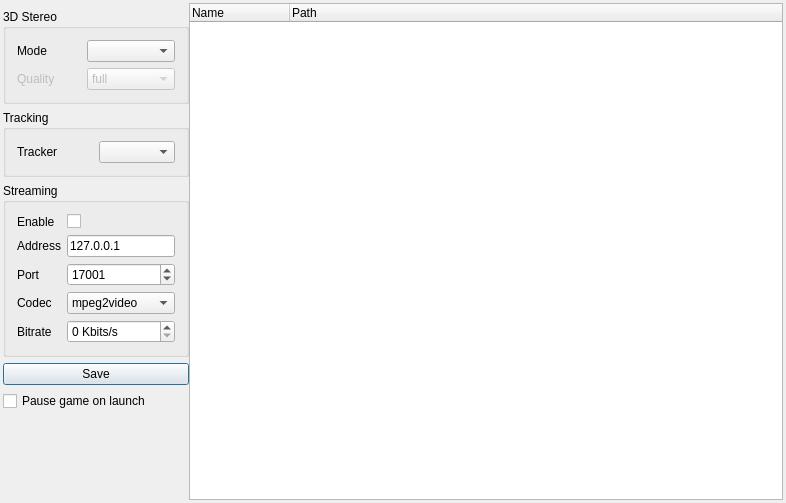
<?xml version="1.0" encoding="UTF-8"?>
<ui version="4.0">
 <class>cMainWindow</class>
 <widget class="QMainWindow" name="cMainWindow">
  <property name="geometry">
   <rect>
    <x>0</x>
    <y>0</y>
    <width>786</width>
    <height>503</height>
   </rect>
  </property>
  <property name="windowTitle">
   <string>VireIO Perception</string>
  </property>
  <widget class="QWidget" name="centralWidget">
   <layout class="QGridLayout" name="gridLayout" columnstretch="0,1">
    <property name="leftMargin">
     <number>3</number>
    </property>
    <property name="topMargin">
     <number>3</number>
    </property>
    <property name="rightMargin">
     <number>3</number>
    </property>
    <property name="bottomMargin">
     <number>3</number>
    </property>
    <property name="horizontalSpacing">
     <number>0</number>
    </property>
    <item row="7" column="0">
     <widget class="QLabel" name="info">
      <property name="text">
       <string/>
      </property>
     </widget>
    </item>
    <item row="6" column="0">
     <spacer name="verticalSpacer">
      <property name="orientation">
       <enum>Qt::Vertical</enum>
      </property>
      <property name="sizeHint" stdset="0">
       <size>
        <width>20</width>
        <height>40</height>
       </size>
      </property>
     </spacer>
    </item>
    <item row="1" column="0">
     <widget class="QGroupBox" name="groupBox_3">
      <property name="title">
       <string>3D Stereo</string>
      </property>
      <property name="flat">
       <bool>true</bool>
      </property>
      <layout class="QGridLayout" name="gridLayout_4">
       <item row="0" column="1">
        <widget class="QComboBox" name="stereoMode"/>
       </item>
       <item row="0" column="0">
        <widget class="QLabel" name="label">
         <property name="text">
          <string>Mode</string>
         </property>
        </widget>
       </item>
       <item row="1" column="0">
        <widget class="QLabel" name="label_8">
         <property name="enabled">
          <bool>false</bool>
         </property>
         <property name="text">
          <string>Quality</string>
         </property>
        </widget>
       </item>
       <item row="1" column="1">
        <widget class="QComboBox" name="stereoResolution">
         <property name="enabled">
          <bool>false</bool>
         </property>
         <item>
          <property name="text">
           <string>full</string>
          </property>
         </item>
         <item>
          <property name="text">
           <string>half width</string>
          </property>
         </item>
         <item>
          <property name="text">
           <string>half height</string>
          </property>
         </item>
        </widget>
       </item>
      </layout>
     </widget>
    </item>
    <item row="3" column="0">
     <widget class="QGroupBox" name="groupBox">
      <property name="title">
       <string>Streaming</string>
      </property>
      <property name="flat">
       <bool>true</bool>
      </property>
      <layout class="QGridLayout" name="gridLayout_2">
       <item row="2" column="0">
        <widget class="QLabel" name="label_4">
         <property name="text">
          <string>Port</string>
         </property>
        </widget>
       </item>
       <item row="3" column="0">
        <widget class="QLabel" name="label_5">
         <property name="text">
          <string>Codec</string>
         </property>
        </widget>
       </item>
       <item row="4" column="0">
        <widget class="QLabel" name="label_6">
         <property name="text">
          <string>Bitrate</string>
         </property>
        </widget>
       </item>
       <item row="1" column="1">
        <widget class="QLineEdit" name="streamingAddress">
         <property name="text">
          <string>127.0.0.1</string>
         </property>
        </widget>
       </item>
       <item row="1" column="0">
        <widget class="QLabel" name="label_3">
         <property name="text">
          <string>Address</string>
         </property>
        </widget>
       </item>
       <item row="3" column="1">
        <widget class="QComboBox" name="streamingCodec">
         <item>
          <property name="text">
           <string>mpeg2video</string>
          </property>
         </item>
        </widget>
       </item>
       <item row="2" column="1">
        <widget class="QSpinBox" name="streamingPort">
         <property name="minimum">
          <number>1</number>
         </property>
         <property name="maximum">
          <number>65535</number>
         </property>
         <property name="value">
          <number>17001</number>
         </property>
        </widget>
       </item>
       <item row="4" column="1">
        <widget class="QSpinBox" name="streamingBitrate">
         <property name="suffix">
          <string> Kbits/s</string>
         </property>
        </widget>
       </item>
       <item row="0" column="1">
        <widget class="QCheckBox" name="streamingEnable">
         <property name="text">
          <string/>
         </property>
        </widget>
       </item>
       <item row="0" column="0">
        <widget class="QLabel" name="label_7">
         <property name="text">
          <string>Enable</string>
         </property>
        </widget>
       </item>
      </layout>
     </widget>
    </item>
    <item row="2" column="0">
     <widget class="QGroupBox" name="groupBox_2">
      <property name="title">
       <string>Tracking</string>
      </property>
      <property name="flat">
       <bool>true</bool>
      </property>
      <layout class="QGridLayout" name="gridLayout_3">
       <item row="0" column="1">
        <widget class="QComboBox" name="trackerMode"/>
       </item>
       <item row="0" column="0">
        <widget class="QLabel" name="label_2">
         <property name="text">
          <string>Tracker</string>
         </property>
        </widget>
       </item>
      </layout>
     </widget>
    </item>
    <item row="0" column="1" rowspan="8">
     <widget class="QTreeWidget" name="games">
      <property name="contextMenuPolicy">
       <enum>Qt::CustomContextMenu</enum>
      </property>
      <property name="editTriggers">
       <set>QAbstractItemView::NoEditTriggers</set>
      </property>
      <property name="indentation">
       <number>0</number>
      </property>
      <property name="rootIsDecorated">
       <bool>false</bool>
      </property>
      <property name="expandsOnDoubleClick">
       <bool>false</bool>
      </property>
      <column>
       <property name="text">
        <string>Name</string>
       </property>
      </column>
      <column>
       <property name="text">
        <string>Path</string>
       </property>
      </column>
     </widget>
    </item>
    <item row="4" column="0">
     <widget class="QPushButton" name="saveSettings">
      <property name="text">
       <string>Save</string>
      </property>
      <property name="autoDefault">
       <bool>true</bool>
      </property>
      <property name="default">
       <bool>true</bool>
      </property>
     </widget>
    </item>
    <item row="5" column="0">
     <widget class="QCheckBox" name="pause">
      <property name="text">
       <string>Pause game on launch</string>
      </property>
     </widget>
    </item>
   </layout>
  </widget>
 </widget>
 <layoutdefault spacing="6" margin="11"/>
 <resources/>
 <connections/>
</ui>
